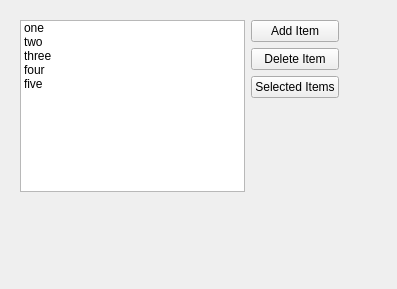
<?xml version="1.0" encoding="UTF-8"?>
<ui version="4.0">
 <class>Widget</class>
 <widget class="QWidget" name="Widget">
  <property name="geometry">
   <rect>
    <x>0</x>
    <y>0</y>
    <width>397</width>
    <height>289</height>
   </rect>
  </property>
  <property name="windowTitle">
   <string>Widget</string>
  </property>
  <widget class="QWidget" name="layoutWidget">
   <property name="geometry">
    <rect>
     <x>9</x>
     <y>9</y>
     <width>341</width>
     <height>194</height>
    </rect>
   </property>
   <layout class="QHBoxLayout" name="horizontalLayout">
    <item>
     <widget class="QListWidget" name="listWidget">
      <item>
       <property name="text">
        <string>one</string>
       </property>
      </item>
      <item>
       <property name="text">
        <string>two</string>
       </property>
      </item>
      <item>
       <property name="text">
        <string>three</string>
       </property>
      </item>
      <item>
       <property name="text">
        <string>four</string>
       </property>
      </item>
      <item>
       <property name="text">
        <string>five</string>
       </property>
      </item>
     </widget>
    </item>
    <item>
     <layout class="QVBoxLayout" name="verticalLayout">
      <item>
       <widget class="QPushButton" name="AddItemButton">
        <property name="text">
         <string>Add Item</string>
        </property>
       </widget>
      </item>
      <item>
       <widget class="QPushButton" name="deleteItemButtom">
        <property name="text">
         <string>Delete Item</string>
        </property>
       </widget>
      </item>
      <item>
       <widget class="QPushButton" name="selectedItemsButton">
        <property name="text">
         <string>Selected Items</string>
        </property>
       </widget>
      </item>
      <item>
       <spacer name="verticalSpacer">
        <property name="orientation">
         <enum>Qt::Vertical</enum>
        </property>
        <property name="sizeHint" stdset="0">
         <size>
          <width>17</width>
          <height>13</height>
         </size>
        </property>
       </spacer>
      </item>
     </layout>
    </item>
   </layout>
  </widget>
 </widget>
 <layoutdefault spacing="6" margin="11"/>
 <resources/>
 <connections/>
</ui>
